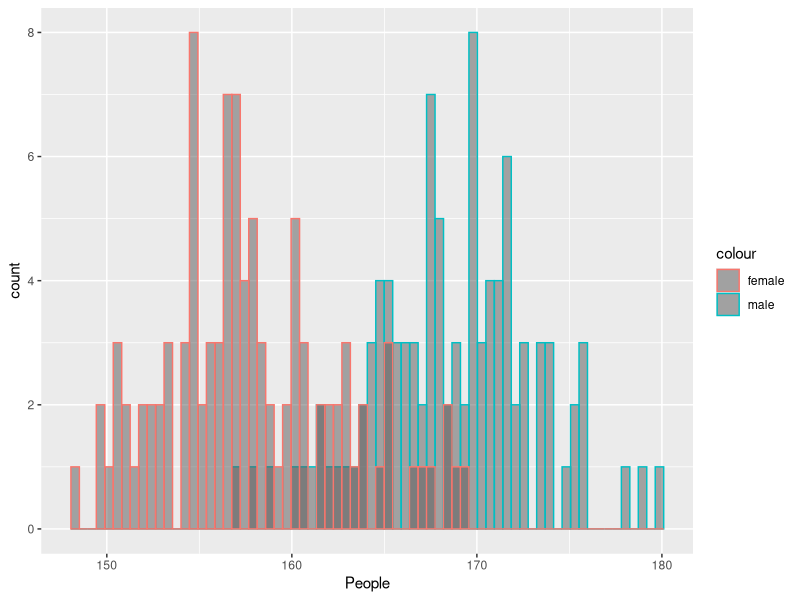

Recreate this plot in R.
## ---- chunk 1
library(ggplot2)
set.seed(1)
m=rnorm(100,168,5)
f=rnorm(100,158,5)
mf=data.frame(m,f)
## ---- chunk 2
library(tidyverse)
## ---- chunk 3
mf %>%
  ggplot()+
  geom_histogram(mapping = aes(m, colour="male"
              ),position = 'identity',bins=70, alpha=.5, )+
  geom_histogram(mapping = aes(f,colour="female"
              ),position = 'identity',bins = 70, alpha=.5)+xlab("People")
## ---- chunk 4

mm= round(mean(m),digits = 1)
mf= round(mean(f),digits = 1)
htdif=round(mean(m)-mean(f),digits = 1)
